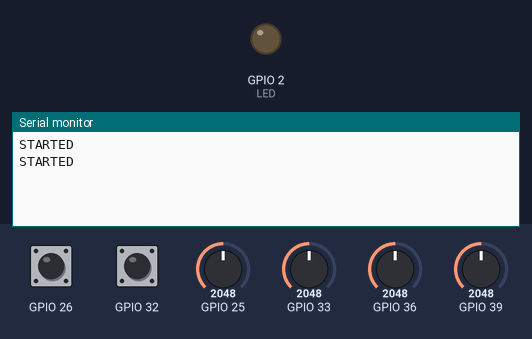
Bench run of a program on a simulated ESP32. Parts: output pins drawn as LEDs (lit = HIGH), the last lines printed to the serial monitor. Inputs (shaded band) come from the test bench; at power-on: GPIO 25 = 2048, GPIO 33 = 2048, GPIO 36 = 2048, GPIO 39 = 2048, GPIO 26 HIGH, GPIO 32 HIGH.

Above: at 1.2 s.
1.3 s: GPIO 25 set to 2866
At 1.7 s:
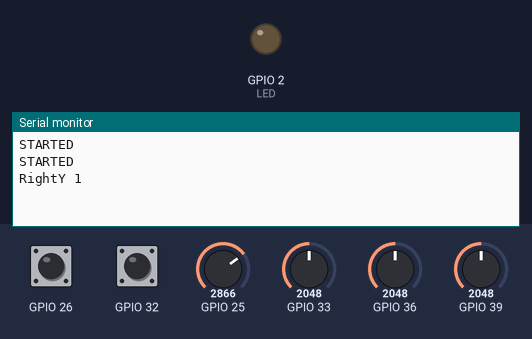
2.8 s: GPIO 33 set to 2866
At 4.0 s:
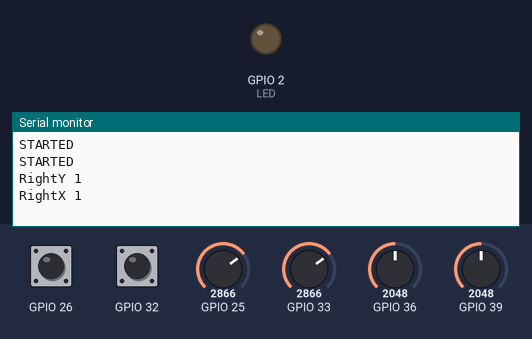
4.3 s: GPIO 36 set to 2866
At 5.2 s:
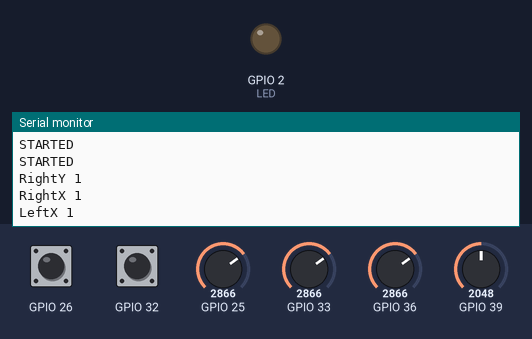
5.8 s: GPIO 39 set to 2866
At 6.3 s:
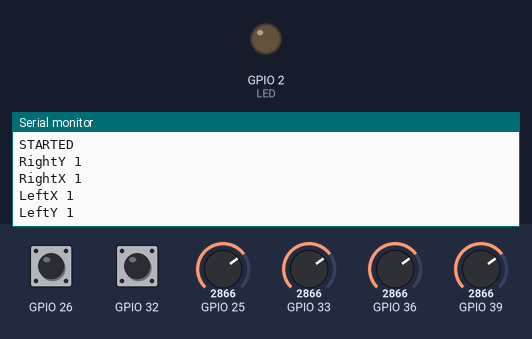
7.3 s: GPIO 26 pulled LOW for 0.15 s
At 8.2 s:
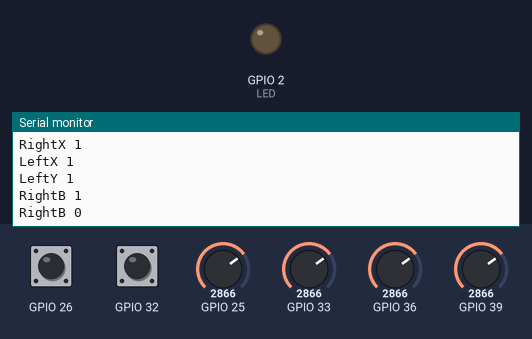
8.9 s: GPIO 32 pulled LOW for 0.15 s
At 9.4 s:
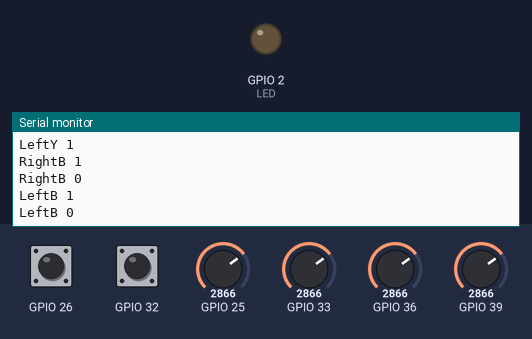

The program:

main.cpp
```cpp
#include <Arduino.h>

#define VRX1 36
#define VRY1 39
#define SW1 32

#define VRX2 33
#define VRY2 25
#define SW2 26

#define LED 2

#define MAXINPUT 4095

float mapf(float x, float in_min, float in_max, float out_min, float out_max) {
    return (x - in_min) * (out_max - out_min) / ((in_max - in_min) * 1.0) + out_min;
}

void printIfChanged(const char *flag, int previous, int current) {
    if (previous != current) {
        Serial.print(flag);
        Serial.print(" ");
        Serial.println(current);
    }
}

class Joystick {
private:
    int currentX, previousX, currentY, previousY, currentButton, previousButton;
    int xPort, yPort, bPort;
    std::string name;

public:
    Joystick(int valXport, int valYport, int valBport, const std::string& joystickName);
    void start();
    void read();
    void print();
};

Joystick::Joystick(int valXport, int valYport, int valBport, const std::string& joystickName):xPort(valXport), yPort(valYport), bPort(valBport), name(joystickName) {
    pinMode(xPort, INPUT);
	pinMode(yPort, INPUT);
	pinMode(bPort, INPUT_PULLUP);
}

void Joystick::start() {
    pinMode(xPort, INPUT);
    pinMode(yPort, INPUT);
    pinMode(bPort, INPUT_PULLUP);
    Serial.println("STARTED");
}

void Joystick::read() {
    previousX = currentX;
    previousY = currentY;
    previousButton = currentButton;

    currentX = mapf(analogRead(xPort), 0, MAXINPUT, -5, 5);
    currentY = mapf(analogRead(yPort), 0, MAXINPUT, -5, 5);
    currentButton = !digitalRead(bPort);

    printIfChanged((name + "X").c_str(), previousX, currentX);
    printIfChanged((name + "Y").c_str(), previousY, currentY);
    printIfChanged((name + "B").c_str(), previousButton, currentButton);
}

void Joystick::print() {
    Serial.print(name.c_str());
    Serial.print(" X: ");
    Serial.print(currentX);
    Serial.print(" Y: ");
    Serial.print(currentY);
    Serial.print(" Button: ");
    Serial.print(currentButton);
    Serial.println();
}

Joystick left(VRX1, VRY1, SW1, "Left");
Joystick right(VRX2, VRY2, SW2, "Right");

bool printLeft = true;

void setup() {
    Serial.begin(115200);
    left.start();
    right.start();
    pinMode(LED, OUTPUT);
}

void loop() {
    left.read();
    //left.print();
    right.read();
    //right.print();

    //delay(100);
}
```

Measured:
- after the input at 1.3 s, the serial monitor: prints a new line at once (image 1)
- after the input at 2.8 s, the serial monitor: prints a new line at once (image 2)
- after the input at 4.3 s, the serial monitor: prints a new line at once (image 3)
- after the input at 5.8 s, the serial monitor: prints a new line at once (image 4)
- after the input at 7.3 s, the serial monitor: prints a new line at once (image 5)
- after the input at 8.9 s, the serial monitor: prints a new line at once (image 6)
